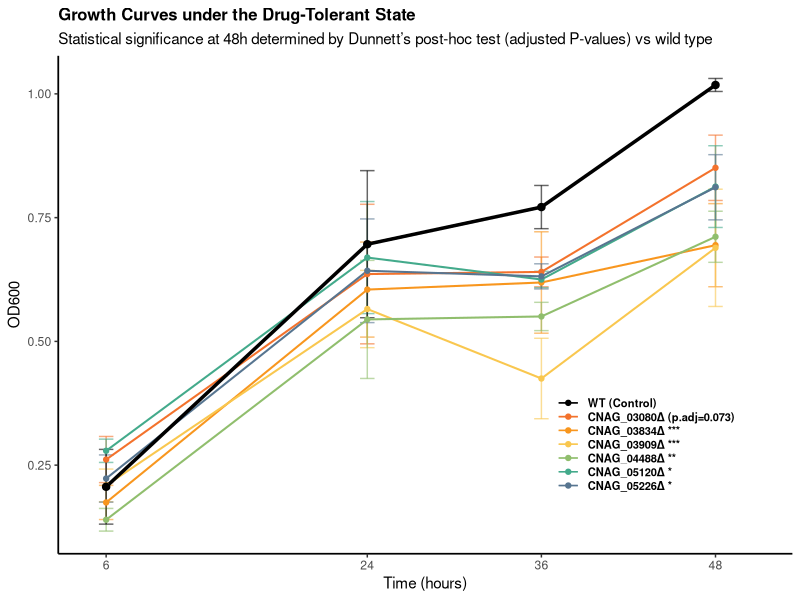

R code for this plot:
library(readxl)
library(tidyverse)
library(emmeans)
library(RColorBrewer)

df_raw <- read_excel("curve.xlsx")


df_long <- df_raw %>%
  pivot_longer(cols = -Strain,
               names_to = c("Time", "Rep"),
               names_sep = "_",
               values_to = "OD") %>%
  mutate(
    Time_n = as.numeric(gsub("h", "", Time)),
    Time_f = factor(Time, levels = unique(Time[order(as.numeric(gsub("h", "", Time)))]))
  )

print(head(df_long))

last_time <- max(df_long$Time_n, na.rm = TRUE)


df_last <- df_long %>% filter(Time_n == last_time)
model_last <- lm(OD ~ Strain, data = df_last)

posthoc_last <- emmeans(model_last, trt.vs.ctrl ~ Strain, ref = "WT")$contrasts %>%
  as.data.frame() %>%
  rename(p.adj = p.value) %>%
  mutate(significance = case_when(
    p.adj < 0.001 ~ "***",
    p.adj < 0.01  ~ "**",
    p.adj < 0.05  ~ "*",
    p.adj < 0.1  ~ sprintf("(p.adj=%.3f)", p.adj),
    TRUE ~ "ns"
  )) %>%
  mutate(adjust_method = "Dunnett")  

print(posthoc_last)

legend_map <- posthoc_last %>%
  mutate(Strain_orig = sub(" - WT", "", contrast)) %>%
  mutate(new_name = paste0(Strain_orig, " ", significance)) %>%
  select(Strain_orig, new_name)


df_summary <- df_long %>%
  group_by(Strain, Time_n) %>%
  summarise(mean_OD = mean(OD), sd_OD = sd(OD), .groups = "drop") %>%
  left_join(legend_map, by = c("Strain" = "Strain_orig")) %>%
  mutate(display_name = ifelse(Strain == "WT", "WT (Control)", new_name))


df_summary$display_name <- factor(df_summary$display_name,
                                  levels = c("WT (Control)",
                                             sort(unique(df_summary$display_name[df_summary$display_name != "WT (Control)"]))))

fixed_colors <- c("black", "#F3722C", "#F8961E", "#F9C74F", "#90BE6D", "#43AA8B", "#577590")
strain_names <- levels(df_summary$display_name)
color_map <- setNames(fixed_colors[1:length(strain_names)], strain_names)

print(color_map)

p <- ggplot(df_summary, aes(x = Time_n, y = mean_OD, color = display_name, group = Strain)) +
  geom_errorbar(aes(ymin = mean_OD - sd_OD, ymax = mean_OD + sd_OD),
                width = 1.0, alpha = 0.6, linewidth = 0.5) +
  geom_line(aes(linewidth = (Strain == "WT"))) +
  geom_point(aes(size = (Strain == "WT"))) +
  scale_linewidth_manual(values = c("TRUE" = 1.2, "FALSE" = 0.7), guide = "none") +
  scale_size_manual(values = c("TRUE" = 2.2, "FALSE" = 1.5), guide = "none") +
  scale_color_manual(values = color_map) +
  scale_x_continuous(breaks = unique(df_summary$Time_n),
                     limits = c(min(df_summary$Time_n) - 1, last_time + 3)) +
  theme_classic() +
  labs(
    title = "Growth Curves under the Drug-Tolerant State",
    subtitle = paste0("Statistical significance at ", last_time,
                      "h determined by Dunnett’s post-hoc test (adjusted P-values) vs wild type"),
    x = "Time (hours)",
    y = "OD600",
    color = NULL
  ) +
  theme(
    legend.position = c(0.8, 0.22),  
    legend.background = element_rect(fill = alpha("white", 0.7), color = NA),
    legend.text = element_text(size = 8, face = "bold"),
    legend.key.height = unit(0.35, "cm"),
    legend.spacing.y = unit(0.1, "cm"),
    axis.line = element_line(linewidth = 0.6),
    plot.title = element_text(face = "bold", size = 12)
  )

print(p)
